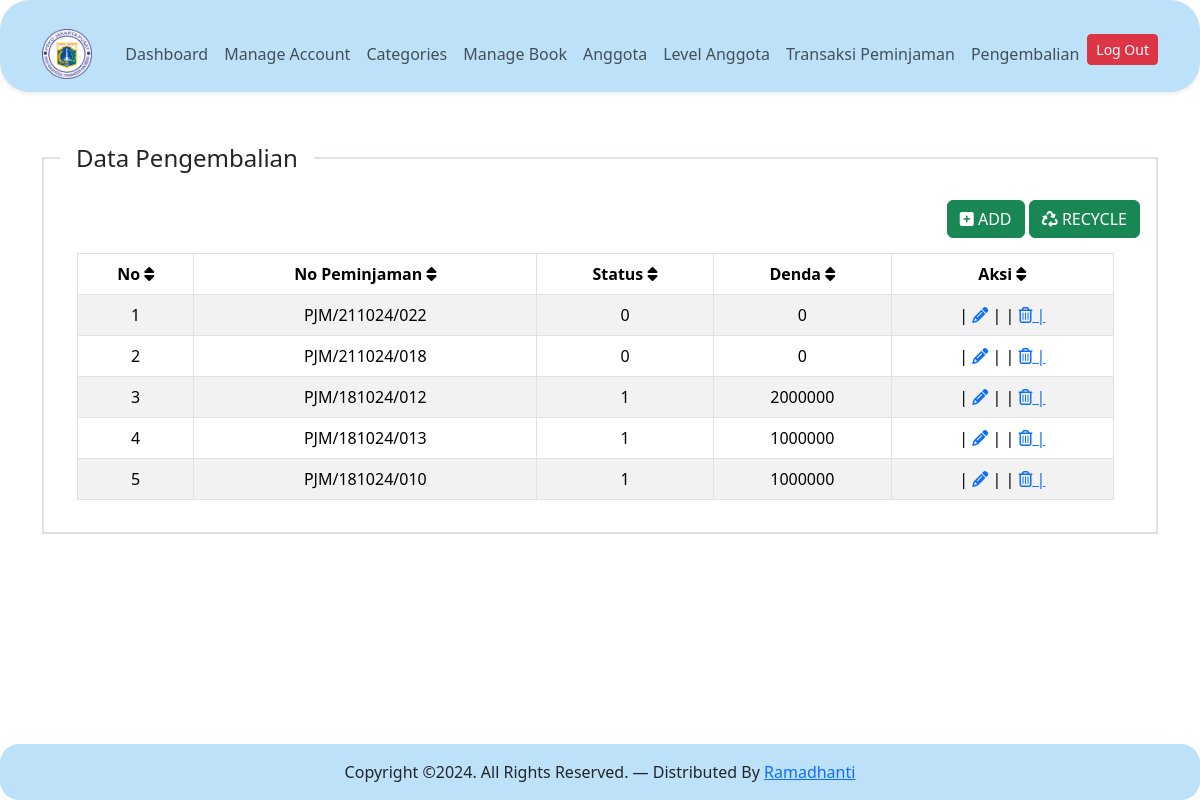
/controler/index.php?pg=kembali (signed in), run on the app's committed database.
### tables this page shows
CREATE TABLE `pengembalian` (
  `id` int(11) NOT NULL,
  `id_peminjaman` int(11) NOT NULL,
  `status` tinyint(1) NOT NULL,
  `denda` int(11) NOT NULL,
  `created_at` timestamp NOT NULL DEFAULT current_timestamp(),
  `updated_at` timestamp NOT NULL DEFAULT current_timestamp() ON UPDATE current_timestamp()
);

CREATE TABLE `peminjaman` (
  `id` int(11) NOT NULL,
  `id_anggota` int(11) NOT NULL,
  `kode_buku` varchar(50) NOT NULL,
  `tgl_pinjam` date NOT NULL,
  `tgl_kembali` date NOT NULL,
  `status` varchar(20) NOT NULL,
  `created_at` timestamp NOT NULL DEFAULT current_timestamp(),
  `updated_at` timestamp NOT NULL DEFAULT current_timestamp() ON UPDATE current_timestamp(),
  `deleted_at` tinyint(1) NOT NULL DEFAULT 0
);

### content/kembali.php (the view)
<?php
$peminjaman = mysqli_query($koneksi, "SELECT peminjaman.kode_buku, pengembalian.* FROM pengembalian LEFT JOIN peminjaman ON peminjaman.id = pengembalian.id_peminjaman ORDER BY id DESC");
?>
<div class="wrapper">
    <div class="container mt-5">
        <div class="row">
            <div col-sm-12>
                <fieldset class="border border-2 p-3" style="border-width: 2px; border-color: black; border-style: solid;">
                    <legend class="float-none w-auto px-3">Data Pengembalian</legend>
                    <div align="right">
                        <a href="?pg=tambah_kembali" class="btn btn-success"><i class="fa-solid fa-square-plus"></i> ADD</a>
                        <a href="index.php" class="btn btn-success"><i class="fa-solid fa-recycle"></i> RECYCLE</a>
                    </div>
                    <div class="table-responsive">
                        <table class="table table-bordered text-center table-striped table-hovered" style="margin-top:15px;margin-left:17px; width:96%; background: #E6E6FA;">
                            <thead>
                                <tr>
                                    <th>No <i class="fa-solid fa-sort ms-6"></i></th>
                                    <th>No Peminjaman <i class="fa-solid fa-sort ms-6"></i></th>
                                    <th>Status <i class="fa-solid fa-sort"></i></i></th>
                                    <th>Denda <i class="fa-solid fa-sort"></i></th>
                                    <th>Aksi <i class="fa-solid fa-sort"></i></th>
                                </tr>
                            </thead>
                            <tbody>
                                <?php
                                $no = 1;
                                while ($rowQuery = mysqli_fetch_assoc($peminjaman)): ?>
                                    <tr>
                                        <td><?php echo $no++ ?></td>
                                        <td><?php echo $rowQuery['kode_buku'] ?></td>
                                        <td><?php echo $rowQuery['status'] ?></td>
                                        <td><?php echo $rowQuery['denda'] ?></td>
                                        <td>| <a href="?pg=tambah_kembali&detail=<?php echo $rowQuery['id'] ?>"><span class="fa-solid fa-pencil"></span></a> | |
                                            <a href="?pg=tambah_kembali&delete=<?php echo $rowQuery['id'] ?>" onclick="return confirm('Apakah anda yakin akan menghapus data ini??')"><span class="fa-regular fa-trash-can"></span> |</a></button>
                                        </td>
                                    </tr>
                                <?php endwhile ?>
                            </tbody>
                        </table>
                    </div>
                </fieldset>
            </div>
        </div>
    </div>
</div>

### data on the page
pengembalian: id_peminjaman.kode_buku "PJM/211024/022", status "0", denda "0"
pengembalian: id_peminjaman.kode_buku "PJM/211024/018", status "0", denda "0"
pengembalian: id_peminjaman.kode_buku "PJM/181024/012", status "1", denda "2000000"
pengembalian: id_peminjaman.kode_buku "PJM/181024/013", status "1", denda "1000000"
pengembalian: id_peminjaman.kode_buku "PJM/181024/010", status "1", denda "1000000"
